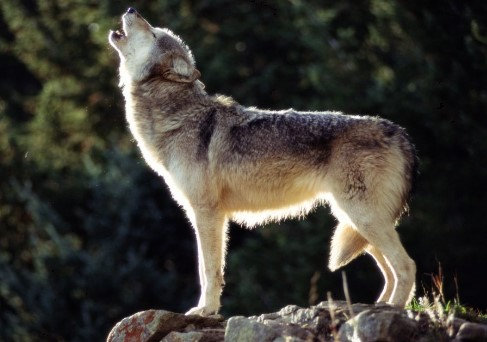
#> input picture wo.jpg, 487 x 342 px
$ python convolution_Pooling.py
#> lines starting #> are read from the running program, lines starting #| are printed output that depends on the picture
#...............inrto..................#

'''
           image processing project
              convolution_pooling_dropOut
                Ahmadali Jamali
                 02.15.2022
                  Teheran
                                    '''

#..............libraries...............#

import numpy as np
import math
from skimage import io, img_as_float
import cv2
import random

#.............Functions................#

#pooling function:
def pooling(image):

    l = len(image)
    le = len(image[0])

    if l/2 != 0:
       l = l-1

    if le/2 != 0:
       le = le-1

    pool = []
    for i in range(0,l,2):
        pool1 = []

        for j in range(0,le,2):
            p1 = []
            p1.append(image[i][j])
            p1.append(image[i+1][j+1])
            p1.append(image[i][j+1])
            p1.append(image[i+1][j])
            pm = max(p1)
            pool1.append(pm)
        pool.append(pool1)

    return np.array(pool)

def drop_out(image):

    l = len(image)
    le = len(image[0])

    if l/2 != 0:
       l = l-1

    if le/2 != 0:
       le = le-1

    pool = []
    for i in range(0,l,2):
        pool1 = []

        for j in range(0,le,2):
            p1 = []
            p1.append(image[i][j])
            p1.append(image[i+1][j+1])
            p1.append(image[i][j+1])
            p1.append(image[i+1][j])
            drop = []
            for _ in range(2):
                a = random.randint(0,3)
                drop.append(p1[a])

            pm = max(drop)
            pool1.append(pm)
        pool.append(pool1)

    return np.array(pool)


#...............input..................#

#main function:
def main():

    #load image / gray and float
    img = img_as_float(io.imread('wo.jpg',as_gray = True))
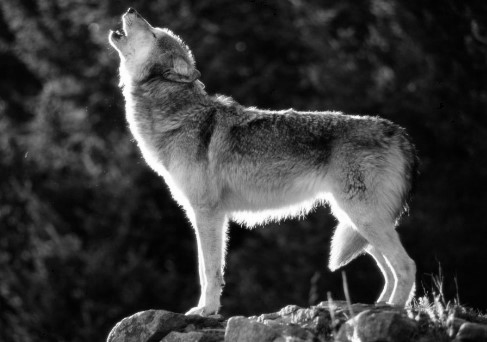
#> img: shape (342, 487) float64; min 0, max 1, mean 0.224

    #kernel
    kernel = np.ones((5,5),np.float32)/25
    gaussian_kernel = np.array([[1/16, 1/4, 1/16],
                                [1/8, 1/4,  1/8],
                                [1/16, 1/8, 1/16]])


    # design your own Convolution pooling road map:

    #like: Convolution --->Pooling ---> Convolution ---> pooling ---> convolution ---> Unpooling

    #convolution
    conv_using_cv2 = cv2.filter2D(img, -1, gaussian_kernel, borderType = cv2.BORDER_CONSTANT)

    #output/show
    #orginal image:
    cv2.imshow('org',img)

    #convolution
    cv2.imshow('conv',conv_using_cv2)

    #pooling image
    p = pooling(img)
#> in pooling, `l = len(image)`: l = 342
#> in pooling, `le = len(image[0])`: le = 487
#> in pooling, `l = l-1`: l = 341
#> in pooling, `le = le-1`: le = 486
#> after the loop in pooling, `for i in range(0,l,2):`: pool = 171 items
#> in pooling, `return np.array(pool)`:
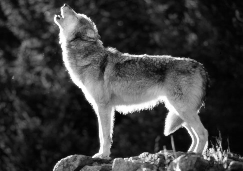
#> returned value: shape (171, 243) float64; min 0.00979, max 1, mean 0.246
    cv2.imshow('pooling',p)
    cv2.imshow('conv',conv_using_cv2)

    conv = cv2.filter2D(p, -1, gaussian_kernel, borderType = cv2.BORDER_CONSTANT)
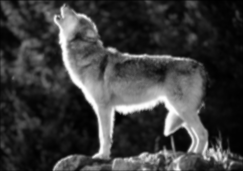
#> conv: shape (171, 243) float64; min 0.0107, max 1.12, mean 0.276; drawn with min black and max white
    cv2.imshow('convolution 2',conv)
    #drop out:

    d = pooling(conv)
#> in pooling (call 2), `l = len(image)`: l = 171
#> in pooling (call 2), `le = len(image[0])`: le = 243
#> in pooling (call 2), `l = l-1`: l = 170
#> in pooling (call 2), `le = le-1`: le = 242
#> after the loop in pooling (call 2), `for i in range(0,l,2):`: pool = 85 items
#> in pooling (call 2), `return np.array(pool)`:
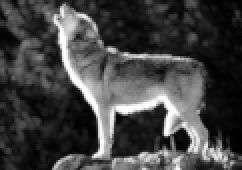
#> returned value: shape (85, 121) float64 (shown 2 times larger); min 0.0136, max 1.12, mean 0.306; drawn with min black and max white
    cv2.imshow('doup out pooling',d)

    conv3 = cv2.filter2D(d, -1, gaussian_kernel, borderType = cv2.BORDER_CONSTANT)
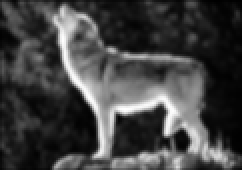
#> conv3: shape (85, 121) float64 (shown 2 times larger); min 0.0167, max 1.26, mean 0.342; drawn with min black and max white
    cv2.imshow('convolution 2',conv3)
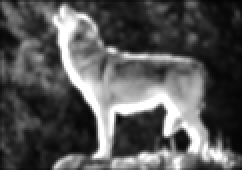
#> window 'convolution 2': shape (85, 121) (shown 2 times larger); min 4, max 255, mean 85.4

    dd = drop_out(conv3)
#> in drop_out, `l = len(image)`: l = 85
#> in drop_out, `le = len(image[0])`: le = 121
#> in drop_out, `l = l-1`: l = 84
#> in drop_out, `le = le-1`: le = 120
#> after the loop in drop_out, `for i in range(0,l,2):`: pool = 42 items
#> in drop_out, `return np.array(pool)`:
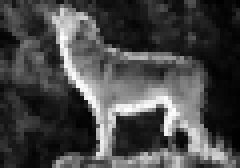
#> returned value: shape (42, 60) float64 (shown 4 times larger); min 0.0182, max 1.26, mean 0.364; drawn with min black and max white
    cv2.imshow('droup ',conv3)
    #output/showing
#> (the run stopped early here; a loop or call above may not have finished)
